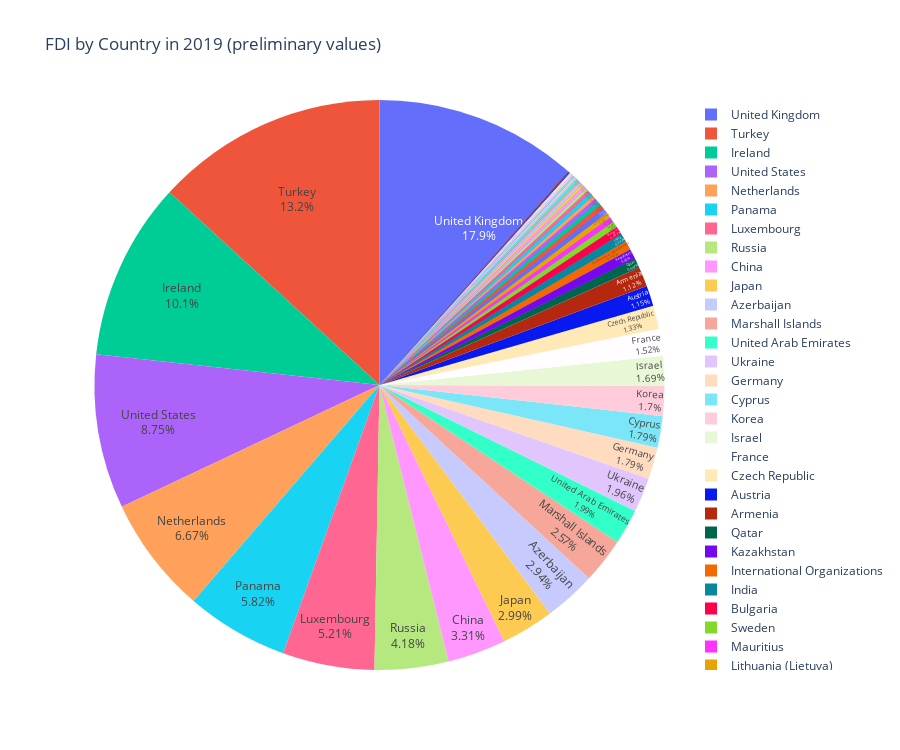

Notebook code cell kept with this figure:
### Code cell
fig6 = px.pie(df_FDICountry2.set_index('index').T.reset_index(), values = 2019,names = "Countries", title = "FDI by Country in 2019 (preliminary values)", height = 750)
fig6.update_traces(textposition='inside', textinfo='percent+label')
fig6.show()

### Figure 1 — Plotly figure (JSON) as saved in the notebook; plotly's stock layout.template omitted (floating-point values rounded to 4 significant figures)
{"data": [{"domain": {"x": [0, 1], "y": [0, 1]}, "hovertemplate": "Countries=%{label}<br>2019=%{value}<extra></extra>", "labels": ["Austria", "Belgium", "Bulgaria", "Croatia", "Cyprus", "Czech Republic", "Denmark", "Estonia", "Finland", "France", "Germany", "Greece", "Hungary", "Ireland", "Italy", "Latvia", "Lithuania (Lietuva)", "Luxembourg", "Malta", "Netherlands", "Poland", "Portugal", "Romania", "Slovakia", "Slovenia", "Spain", "Sweden", "Azerbaijan", "Armenia", "Belarus", "Kazakhstan", "Kyrgyzstan", "Moldova", "Russia", "Turkmenistan", "Ukraine", "Uzbekistan", "Argentina", "Australia", "Bahamas", "Belize", "Virgin Islands, British", "Canada", "Cayman Islands", "China", "Gibraltar", "Hong Kong, SAR of China", "Iceland", "India", "Iran", "Iraq", "Israel", "Japan", "Jordan", "Korea", "Lebanon", "Libya", "Liechtenstein", "Mauritius", "Norway", "Marshall Islands", "Panama", "Philippines", "Qatar", "Saint Kitts and Nevis", "Saudi Arabia", "Seychelles", "Switzerland", "Syrian", "United Arab Emirates", "Turkey", "Egypt", "United Kingdom", "United States", "Unknown", "International Organizations"], "legendgroup": "", "name": "", "showlegend": true, "textinfo": "percent+label", "textposition": "inside", "type": "pie", "values": [15230.0, 1523.0, 5857.0, 794.0, 23660.0, 17590.0, 2754.0, 3879.0, 2216.0, 20110.0, 23660.0, 1287.0, 2736.0, 133200.0, -266.5, 2109.0, 3995.0, 68840.0, 1201.0, 88050.0, 3600.0, -154.5, 278.6, 1882.0, 1184.0, -3059.0, 4707.0, 38880.0, 14770.0, 293.9, 7398.0, 51.35, 18.95, 55230.0, 1657.0, 25880.0, 802.9, 0, 2625.0, -2801.0, -11250.0, -34720.0, 325.8, -3712.0, 43750.0, 1192.0, -7596.0, -1453.0, 6517.0, 3078.0, -13030.0, 22290.0, 39540.0, -1217.0, 22410.0, 2212.0, 0, 493.1, 4032.0, -120.3, 34010.0, 76830.0, 46.06, 7450.0, -1684.0, -214.9, 3056.0, -3753.0, 362.1, 26270.0, 174200.0, 558.9, 236900.0, 115600.0, 0, 6884.0]}], "layout": {"height": 750, "legend": {"tracegroupgap": 0}, "title": {"text": "FDI by Country in 2019 (preliminary values)"}}}
